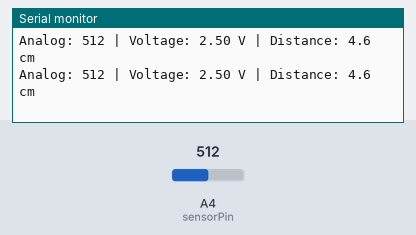
A sketch run on a simulated Arduino Uno, built with avr-gcc and run on an emulated ATmega328P. Shown: the last lines printed to the serial monitor. The test bench sets the inputs (shaded band); at power-on: A4 (sensorPin) = 512.

Above: at 6.4 s.
6.5 s: A4 (sensorPin) set to 983
At 7.0 s:
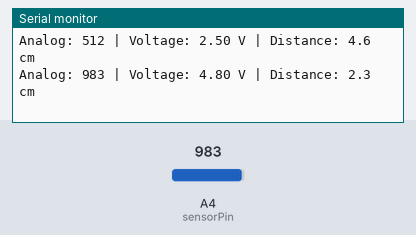
9.5 s: A4 (sensorPin) set to 1009
At 10.0 s:
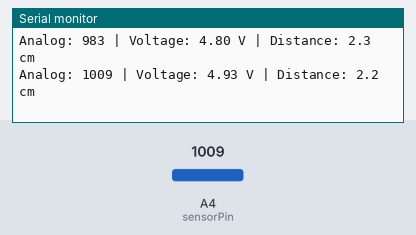
Timing chart, 0 to 12.5 s (numbered marks = the images above; inputs shaded):
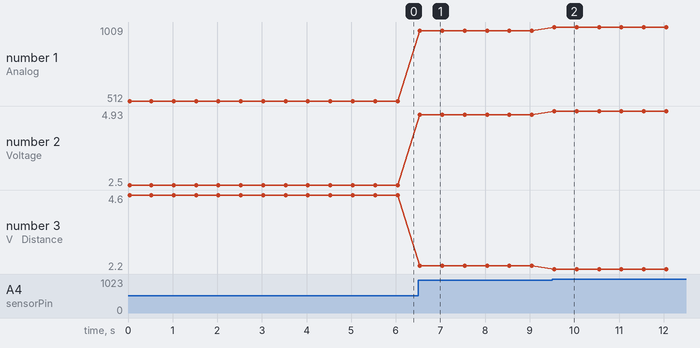

The sketch:

DistanceSensor.ino
```cpp
// Define the analog pin connected to the sensor
const int sensorPin = A4; // You can change this if using a different analog pin

void setup() {
  Serial.begin(9600);
  Serial.println("GP2Y0A41SK0F Distance Sensor Test");
}

void loop() {
  int analogValue = analogRead(sensorPin);

  // Convert analog value to voltage (assuming 5V Arduino)
  float voltage = analogValue * (5.0 / 1023.0);

  // Convert voltage to distance in cm (empirical formula from datasheet)
  // Note: This is a rough approximation
  float distance = 12.08 * pow(voltage, -1.058);

  Serial.print("Analog: ");
  Serial.print(analogValue);
  Serial.print(" | Voltage: ");
  Serial.print(voltage, 2);
  Serial.print(" V | Distance: ");
  Serial.print(distance, 1);
  Serial.println(" cm");

  delay(500); // Read every 0.5 seconds
}
```

Measured:
- after the input at 6.5 s, the serial monitor: prints a new line at once (image 1)
- after the input at 9.5 s, the serial monitor: prints a new line after 0.05 s (image 2)
- plotted number 1: 512 → 983 after the input at 6.5 s, 983 → 1009 after the input at 9.5 s
- plotted number 2: 2.5 → 4.8 after the input at 6.5 s, 4.8 → 4.93 after the input at 9.5 s
- plotted number 3: 4.6 → 2.3 after the input at 6.5 s, 2.3 → 2.2 after the input at 9.5 s
